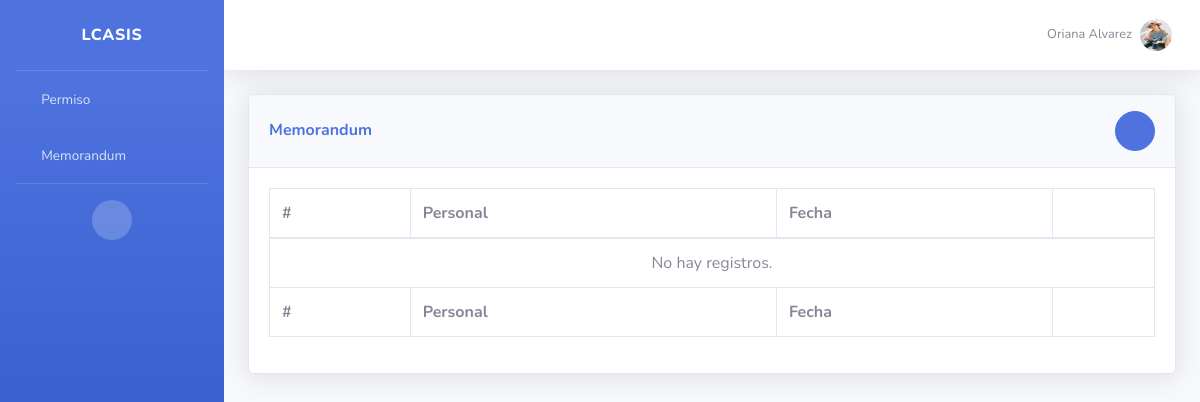
The page /memorandum/ (signed in) on the database as committed earlier.
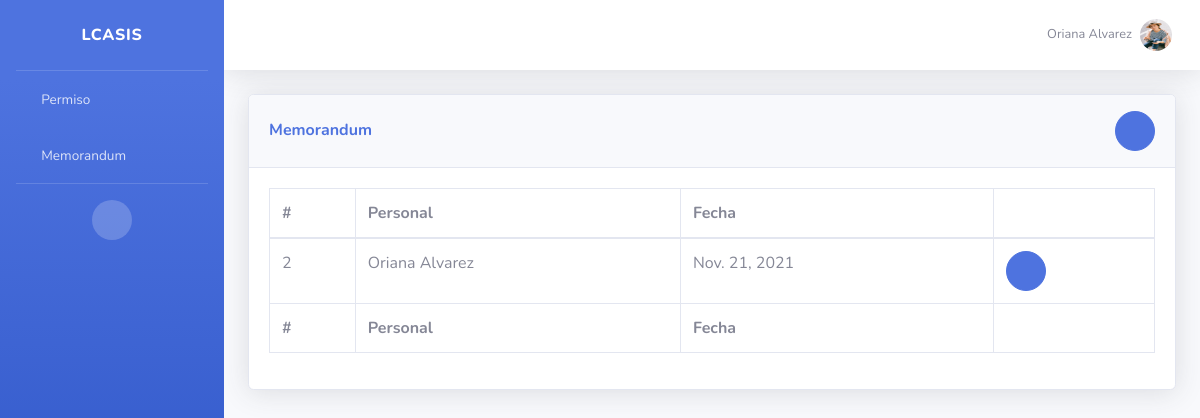
The same page on the database as committed later.
### app/models.py (models this page shows, shortened)
class Memorandum(models.Model):
	observacion = models.CharField(max_length=100)
	fecha = models.DateField()
	personal = models.ForeignKey(Personal, on_delete=models.CASCADE)

class Personal(models.Model):
	cedula = models.CharField(max_length=8, unique=True)
	nombre = models.CharField(max_length=50)
	telefono = models.CharField(max_length=12)
	direccion = models.CharField(max_length=100)
	correo = models.CharField(max_length=50, null=True)
	cargo = models.CharField(max_length=1, choices=CARGOS)
	horas = models.IntegerField(blank=True, null=True)
	salario = models.IntegerField()
	fecha_nacimiento = models.DateField()
	fecha_inicio = models.DateField()
	fecha_fin = models.DateField(blank=True, null=True)
	imagen = models.ImageField(upload_to="media/perfiles", blank=True, null=True)
	usuario = models.ForeignKey(User, on_delete=models.CASCADE)
	def __str__(self):
		return self.nombre

### app/views.py (the view)
# urls.py: path('memorandum/', views.Memorandum.as_view(), name="memorandum"),
class Memorandum(GroupRequiredMixin, ListView):
	group_required = [u'secretario', u'administrativo', u'profesor', u'obrero']
	template_name = "memorandum/index.html"
	model = models.Memorandum

### app/templatetags/app_extras.py (called while the page is built)
@register.simple_tag
def get_user_lca(usuario):
	grupo = usuario.groups.all()[0].name
	if grupo == 'alumno':
		return Alumno.objects.get(usuario_id=usuario.id)
	else:
		return Personal.objects.get(usuario_id=usuario.id)

@register.simple_tag
def get_grupo_lca(grupos):
	return grupos.all()[0].name

### templates/memorandum/index.html
{% extends "bases/dashboard.html" %}
{% load app_extras %}
{% get_user_lca request.user as usuario %}
{% get_grupo_lca request.user.groups as grupo %}
{% block content %}
<div class="card shadow mb-4">
    <div class="card-header py-3 d-flex justify-content-between align-items-center">
        <h6 class="m-0 font-weight-bold text-primary">Memorandum</h6>
        <a href="{% url 'agregar_memorandum' %}" class="btn btn-circle btn-primary"><i class="fas fa-fw fa-plus"></i></a>
    </div>
    <div class="card-body">
        <div class="table-responsive">
            <table class="table table-bordered" id="dataTable" width="100%" cellspacing="0">
                <thead>
                    <tr>
                        <th>#</th>
                        <th>Personal</th>
                        <th>Fecha</th>
                        <th></th>
                    </tr>
                </thead>
                <tfoot>
                    <tr>
                        <th>#</th>
                        <th>Personal</th>
                        <th>Fecha</th>
                        <th></th>
                    </tr>
                </tfoot>
                <tbody>
                    {% for object in object_list %}
                    {% if grupo == "secretario" or object.personal == usuario %}
                    <tr>
                        <td>{{ object.id }}</td>
                        <td>{{ object.personal }}</td>
                        <td>{{ object.fecha }}</td>
                        <td>
                            <a href="{% url 'ver_memorandum' object.id %}" class="btn btn-circle btn-primary"><i class="fas fa-fw fa-eye"></i></a>
                        </td>
                    </tr>
                    {% endif %}
                    {% empty %}
                    <tr>
                        <td colspan="4" class="text-center">No hay registros.</td>
                    </tr>
                    {% endfor %}
                </tbody>
            </table>
        </div>
    </div>
</div>
{% endblock %}

Rows that differ between the two databases and show on the page:
added Memorandum: id "2", personal "Oriana Alvarez", fecha "Nov. 21, 2021"
Other text that changed with them:
text no longer shown: "No hay registros."
